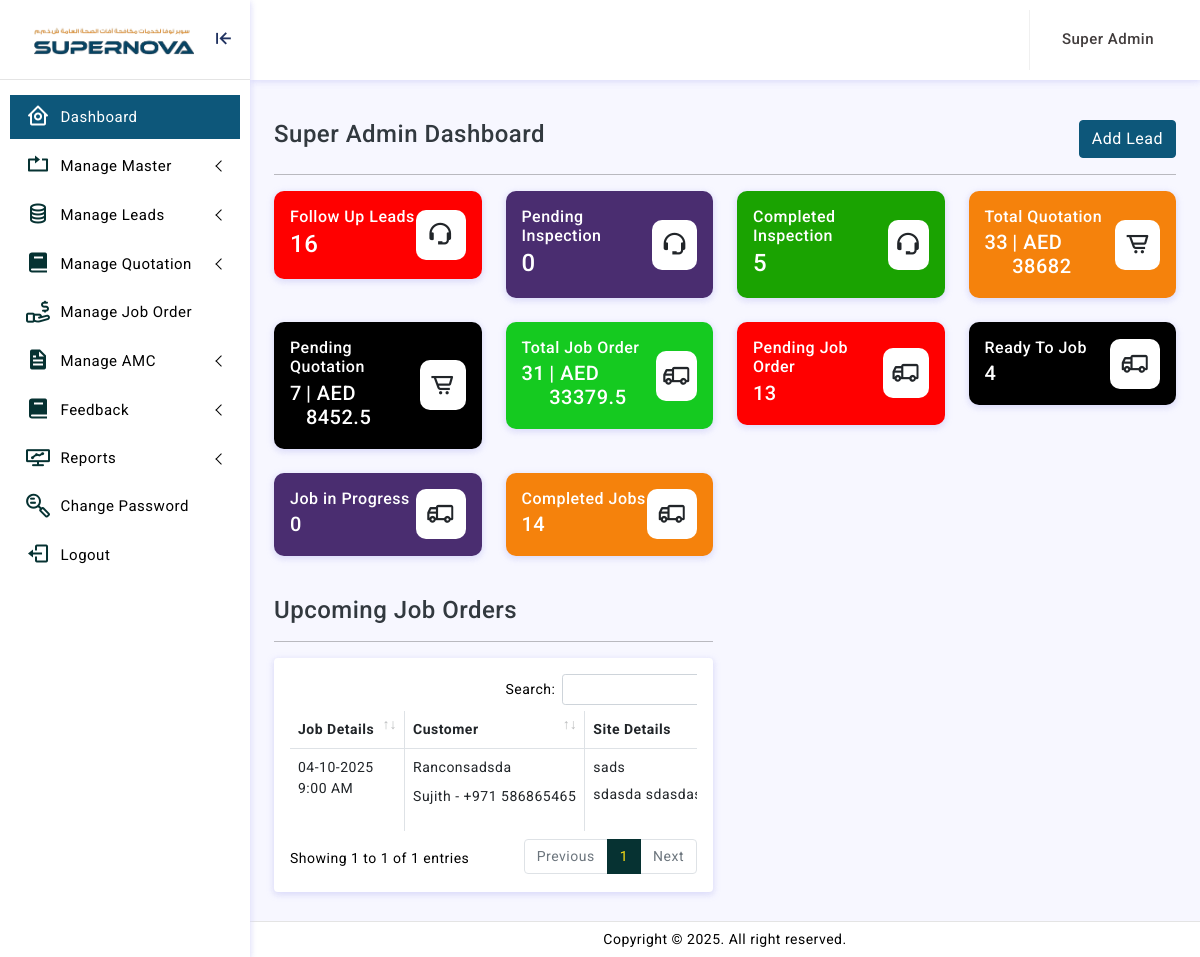
The page /adminln/home.php (signed in) on the database its author committed.
### tables this page shows
CREATE TABLE `job_order` (
  `id` int(11) NOT NULL,
  `quotation_id` int(11) NOT NULL,
  `customer_id` int(11) NOT NULL,
  `type_of_job` tinyint(4) NOT NULL,
  `company_name` varchar(150) NOT NULL,
  `customer_mobile` varchar(150) NOT NULL,
  `job_order_date` date NOT NULL,
  `site_id` int(11) NOT NULL,
  `site_name` varchar(150) NOT NULL,
  `site_address` text NOT NULL,
  `location` text DEFAULT NULL,
  `supervisor_id` int(11) NOT NULL,
  `supervisor_name` varchar(150) NOT NULL,
  `job_date` date NOT NULL,
  `job_time` varchar(11) NOT NULL,
  `job_description` text NOT NULL,
  `total_amount` varchar(150) NOT NULL,
  `type_of_report` tinyint(4) NOT NULL,
  `is_mail_sent` int(11) NOT NULL,
  `feedback_posted` int(11) NOT NULL,
  `status` tinyint(11) NOT NULL,
  `created_datetime` datetime NOT NULL,
  `modified_datetime` datetime NOT NULL
);

CREATE TABLE `customers` (
  `id` int(11) NOT NULL,
  `company_name` varchar(255) NOT NULL,
  `customer_name` varchar(255) NOT NULL,
  `email` varchar(150) NOT NULL,
  `mobile` varchar(20) NOT NULL,
  `alternate_mobile` varchar(20) NOT NULL,
  `location` text NOT NULL,
  `trn_no` varchar(255) NOT NULL,
  `address` text NOT NULL,
  `city` varchar(150) NOT NULL,
  `status` tinyint(4) NOT NULL,
  `created_by` int(11) NOT NULL,
  `created_datetime` datetime NOT NULL,
  `modified_by` int(11) NOT NULL,
  `modified_datetime` datetime NOT NULL
);

### adminln/home.php (the view, shortened to what this page needs)
<?php
function main() {
extract($_REQUEST);
include 'dilg/cnt/join.php';
$currentdate = date('Y-m-d');
$one_week_end_date = date('Y-m-d', strtotime($currentdate . ' +30 days'));
$dateqry_job=" and (date(job_date) between '".$currentdate."' and '".$one_week_end_date."')";
$User_type=$_SESSION['USERTYPE'];
if ($User_type<='1') {
$select_pending_inspection=mysqli_query($conn,"select * from leads where inspection_status='0' and is_inspection_required='1'");
$select_pending_leads=mysqli_query($conn,"select * from leads where status=0 and (is_inspection_required != 1 or (is_inspection_required = 1 and inspection_status = 1))");
$select_completed_inspection=mysqli_query($conn,"select * from leads where inspection_status='1' and is_inspection_required='1'");
$select_total_quotation=mysqli_query($conn,"select COALESCE(sum(total_amount),0) as total, count(*) as Totalquotation from quotation");
$row_quotation=mysqli_fetch_array($select_total_quotation);
$no_of_quotation=$row_quotation['Totalquotation'];
$total_quotation_amt=$row_quotation['total'];
$select_pending_quotation=mysqli_query($conn,"select COALESCE(sum(total_amount),0) as total, count(*) as Totalquotation from quotation where status=0");
$row_pending_quotation=mysqli_fetch_array($select_pending_quotation);
$no_of_pending_quotation=$row_pending_quotation['Totalquotation'];
$total_pending_quotation_amt=$row_pending_quotation['total'];
$select_total_job_order=mysqli_query($conn,"select COALESCE(sum(total_amount),0) as total, count(*) as Totaljob_order from job_order");
$row_job_order=mysqli_fetch_array($select_total_job_order);
$no_of_job_order=$row_job_order['Totaljob_order'];
$total_job_order_amt=$row_job_order['total'];
$select_pending_job_order=mysqli_query($conn,"select COALESCE(sum(total_amount),0) as total, count(*) as Totaljob_order from job_order where status=0");
$row_pending_job_order=mysqli_fetch_array($select_pending_job_order);
$no_of_pending_job_order=$row_pending_job_order['Totaljob_order'];
$no_of_process_job_order=mysqli_query($conn,"select * from job_order where status=2");
$no_of_ready_job_order=mysqli_query($conn,"select * from job_order where status=1");
$no_of_completed_order=mysqli_query($conn,"select * from job_order where status=3");
?>
<div class="ms-auto d-flex">
<h4 class="mt-3">Super Admin Dashboard</h4>
<div class="col mt-3 text-end">
<a href="create-leads.php" class="btn btn-primary">Add Lead</a>
</div>
</div>
<hr>
<div class="row row-cols-1 row-cols-md-2 row-cols-xl-4">
<div class="col">
<div class="card radius-10 bg-success Delivered">
<div class="card-body"><a href="list-leads.php?status=0">
<div class="d-flex align-items-center">
<div>
<h6 class="mb-0 text-white">Follow Up Leads </h6>
<h4 class="my-1 text-white"><?=mysqli_num_rows($select_pending_leads);?></h4>
</div>
<div class="widgets-icons bg-white ms-auto"><i class="fadeIn animated text-dark bx bx-support"></i>
</div>
</div></a>
</div>
</div>
</div>
<div class="col">
<div class="card radius-10 bg-success Packed">
<div class="card-body"><a href="list-inspection.php?status=0">
<div class="d-flex align-items-center">
<div>
<h6 class="mb-0 text-white">Pending Inspection  </h6>
<h4 class="my-1 text-white"><?=mysqli_num_rows($select_pending_inspection);?></h4>
</div>
<div class="widgets-icons bg-white ms-auto"><i class="fadeIn animated text-dark bx bx-support"></i>
</div>
</div></a>
</div>
</div>
</div>
<div class="col">
<div class="card radius-10 bg-success Order">
<div class="card-body"><a href="list-inspection.php?status=1">
<div class="d-flex align-items-center">
<div>
<h6 class="mb-0 text-white">Completed Inspection  </h6>
<h4 class="my-1 text-white"><?=mysqli_num_rows($select_completed_inspection);?></h4>
</div>
<div class="widgets-icons bg-white ms-auto"><i class="fadeIn animated text-dark bx bx-support"></i>
</div>
</div></a>
</div>
</div>
</div>
<div class="col">
 <div class="card radius-10 bg-success Shipped">
<div class="card-body"><a href="list-quotation.php?status=all">
<div class="d-flex align-items-center">
<div>
<h6 class="mb-0 text-white">Total Quotation </h6>
<div class="d-flex ">
<h5 class="my-1 text-white"><?=$no_of_quotation;?> </h5>
<h5 class="my-1 text-white mx-1">|  AED <?=$total_quotation_amt;?> </h5>
</div>
</div>
<div class="widgets-icons bg-white ms-auto"><i class="fadeIn animated text-dark bx bx-cart-alt"></i>
</div>
</div></a>
</div>
</div>
</div>
<div class="col">
 <div class="card radius-10 bg-success Cancelled">
<div class="card-body"><a href="list-quotation.php?status=0">
<div class="d-flex align-items-center">
<div>
<h6 class="mb-0 text-white">Pending Quotation </h6>
<div class="d-flex ">
<h5 class="my-1 text-white"><?=$no_of_pending_quotation;?> </h5>
<h5 class="my-1 text-white mx-1">|  AED <?=$total_pending_quotation_amt;?> </h5>
</div>
</div>
<div class="widgets-icons bg-white ms-auto"><i class="fadeIn animated text-dark bx bx-cart-alt"></i>
</div>
</div></a>
</div>
</div>
</div>
<div class="col">
 <div class="card radius-10 bg-success">
<div class="card-body"><a href="list-job-order.php">
<div class="d-flex align-items-center">
<div>
<h6 class="mb-0 text-white">Total Job Order </h6>
<div class="d-flex ">
<h5 class="my-1 text-white"><?=$no_of_job_order;?> </h5>
<h5 class="my-1 text-white mx-1">|  AED <?=$total_job_order_amt;?> </h5>
</div>
</div>
<div class="widgets-icons bg-white ms-auto"><i class="fadeIn animated text-dark lni lni-delivery"></i>
</div>
</div></a>
</div>
</div>
</div>
<div class="col">
 <div class="card radius-10 bg-success Delivered">
<div class="card-body"><a href="list-job-order.php?status=0">
<div class="d-flex align-items-center">
<div>
<h6 class="mb-0 text-white">Pending Job Order </h6>
<div class="d-flex ">
<h5 class="my-1 text-white"><?=$no_of_pending_job_order;?> </h5>
</div>
</div>
<div class="widgets-icons bg-white ms-auto"><i class="fadeIn animated text-dark lni lni-delivery"></i>
</div>
</div></a>
</div>
</div>
</div>
<div class="col">
 <div class="card radius-10 bg-success Cancelled">
<div class="card-body"><a href="list-job-order.php?status=1">
<div class="d-flex align-items-center">
<div>
<h6 class="mb-0 text-white">Ready To Job</h6>
<div class="d-flex ">
<h5 class="my-1 text-white"><?=mysqli_num_rows($no_of_ready_job_order);?> </h5>
</div>
</div>
<div class="widgets-icons bg-white ms-auto"><i class="fadeIn animated text-dark lni lni-delivery"></i>
</div>
</div></a>
</div>
</div>
</div>
<div class="col">
 <div class="card radius-10 bg-success Packed">
<div class="card-body"><a href="list-job-order.php?status=2">
<div class="d-flex align-items-center">
<div>
<h6 class="mb-0 text-white">Job in Progress</h6>
<div class="d-flex ">
<h5 class="my-1 text-white"><?=mysqli_num_rows($no_of_process_job_order);?> </h5>
</div>
</div>
<div class="widgets-icons bg-white ms-auto"><i class="fadeIn animated text-dark lni lni-delivery"></i>
</div>
</div></a>
</div>
</div>
</div>
<div class="col">
 <div class="card radius-10 bg-success Shipped">
<div class="card-body"><a href="list-job-order.php?status=3">
<div class="d-flex align-items-center">
<div>
<h6 class="mb-0 text-white">Completed Jobs</h6>
<div class="d-flex ">
<h5 class="my-1 text-white"><?=mysqli_num_rows($no_of_completed_order);?> </h5>
</div>
</div>
<div class="widgets-icons bg-white ms-auto"><i class="fadeIn animated text-dark lni lni-delivery"></i>
</div>
</div></a>
</div>
</div>
</div>
</div>
<?}?>
<div class="row">
   <?
$select_upcoming_job_order=mysqli_query($conn,"select * from job_order where 1=1 $Subqry $dateqry_job  and status=0 order by job_date asc");
if (mysqli_num_rows($select_upcoming_job_order)>0) {
      ?>
 <div class="col-md-6">
      <h4 class="mt-3">Upcoming Job Orders</h4>
      <hr>
<div class="card">
<div class="card-body">
<div class="table-responsive">
<table id="example3" class="table table-striped table-bordered" style="width:100%">
<thead>
<tr>
<th>Job Details</th>
<th>Customer</th>
<th>Site Details</th>
</tr>
</thead>
<tbody>
<?
while($row_job_order=mysqli_fetch_array($select_upcoming_job_order))
{
$job_date=$row_job_order['job_date'];
$job_time=$row_job_order['job_time'];
$customer_id=$row_job_order['customer_id'];
$select_customer=mysqli_query($conn,"select * from customers where id='$customer_id'");
$Row_customer=mysqli_fetch_array($select_customer);
$customer_name=$Row_customer['customer_name'];
$company_name=$row_job_order['company_name'];
$mobile=$row_job_order['customer_mobile'];
$location=$row_job_order['location'];
$site_name=$row_job_order['site_name'];
$site_address=$row_job_order['site_address'];
if ($location!='') {
$location_icon='<a href="'.$location.'" target="_blank" class="mx-2 font-16"><i class="bx bx-location-plus"></i></a>';
}else{$location_icon="";}
   ?>
   <tr>
<td>
  <p class="mb-0"><?= date('d-m-Y', strtotime($job_date)); ?></p>
  <p class="mb-0"><?=$job_time;?></p>
</td>
<td><?=$company_name; ?>
  <p class="mt-2"><?=$customer_name. " - "."+971 ".$mobile; ?></p>
</td>
<td><p class="mb-0"> <?=$site_name; ?></p>
<p class="mb-0"> <?echo wordwrap($site_address, 25, "<br />\n"); ?><?=$location_icon;?></p></td>
</tr>
   <?}?>
</tbody>
</table>
</div>
</div>
</div>
  </div>
<?}?>
</div>
   <?php
}
include 'template.php';
?>

### adminln/assets/css/app.css (style rules this page uses)
body { font-size: 14px; color: #000; letter-spacing: .5px; background: #f7f7ff; overflow-x: hidden; font-family: Roboto, sans-serif }
a { text-decoration: none }
.widgets-icons { width: 50px; height: 50px; display: flex; align-items: center; justify-content: center; background-color: #ededed; font-size: 26px; border-radius: 10px }
.radius-10 { border-radius: 10px }
.table-striped>tbody>tr:nth-of-type(odd) { --bs-table-accent-bg: unset; }
.table-bordered>:not(caption)>*>* { border-width: 1px 1px; }
.table-bordered th { border-width: 0px 1px; }

### rows shown on the page
job_order: job_date "04-10-2025", job_time "9:00 AM", company_name "Ranconsadsda", customer.customer_name "Sujith", customer_mobile "586865465", site_name "sads", site_address "sdasda…"

### other values the page prints
$usertype_name "Super Admin"
mysqli_num_rows($select_pending_leads) "16"
mysqli_num_rows($select_pending_inspection) "0"
mysqli_num_rows($select_completed_inspection) "5"
$no_of_quotation "33"
$total_quotation_amt "38682"
$no_of_pending_quotation "7"
$total_pending_quotation_amt "8452.5"
$no_of_job_order "31"
$total_job_order_amt "33379.5"
$no_of_pending_job_order "13"
mysqli_num_rows($no_of_ready_job_order) "4"
mysqli_num_rows($no_of_process_job_order) "0"
mysqli_num_rows($no_of_completed_order) "14"
